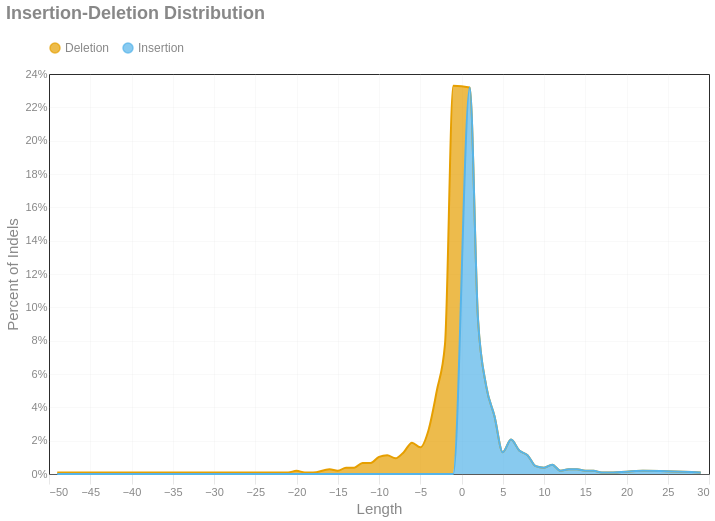

Source (notebook cell):
### Markdown cell above
## Indels
### Indel Lengths
This is the distribution of insertions and deletions based on length and frequency. The deletion
lengths are presented as negative values for visual clarity.

### Code cell
idd = extract_metric(dataL, "IDD")[[2,3]]
idd.columns = ['Length', 'Count']
if len(idd) == 0:
    print_html(f"Skipping - {os.path.basename(infile)} does not contain a IDD section")
else:
    idd['Type'] = ["Insertion" if i > 0 else "Deletion" for i in idd['Length']]

    # Add Percent column (proportion of total count)
    idd['Ratio'] = (idd['Count'] / idd['Count'].sum()).round(4)

    # Add PercentType column (proportion within each Type)
    idd['RatioType'] = idd.groupby('Type')['Count'].transform(lambda x: x / x.sum()).round(4)
    (
        alt.Chart(idd)
        .mark_area(interpolate = "monotone")
        .encode(
            x = 'Length:Q',
            y = alt.Y('Ratio:Q', title = "Percent of Indels").axis(format = "%"),
            color = "Type:N",
            tooltip = [
                'Type:N',
                'Length:Q',
                alt.Tooltip('Ratio:Q', title = 'Percent (all)', format = ".2%"),
                alt.Tooltip('RatioType', title = 'Percent (type)', format = ".2%")
            ]
        )
        .configure_legend(orient = "top")
        .properties(
        title=alt.Title('Insertion-Deletion Distribution'),
        usermeta={'embedOptions': {'downloadFileName': f'indel.distribution'}}
    )
    ).display()

### Figure 1 — Vega-Lite specification as saved in the notebook (floating-point values rounded to 4 significant figures)
{"width": "container", "height": 400, "config": {"title": {"anchor": "start", "dy": -15, "fontSize": 18, "color": "#888888", "subtitleColor": "#888888", "subtitleFontSize": 14}, "arc": {"fill": "#0072B2"}, "axis": {"domainColor": "#888888", "domainWidth": 0.5, "gridWidth": 0.2, "grid": false, "titleFontWeight": 400, "titleFontSize": 15, "labelFontSize": 11, "labelColor": "#888888", "tickColor": "#888888", "tickWidth": 0.2, "titleColor": "#888888"}, "axisBand": {"grid": false}, "axisX": {"grid": true, "tickSize": 10, "domainCap": "round"}, "axisY": {"domain": false, "grid": true, "tickSize": 0, "domainCap": "round"}, "background": "transparent", "header": {"labelFontSize": 15, "labelColor": "#888888", "titleFontSize": 15, "titleFontWeight": 600, "titleColor": "#888888"}, "legend": {"labelFont": "sans-serif", "labelFontSize": 12, "labelColor": "#888888", "symbolSize": 100, "symbolType": "circle", "titleFontSize": 12, "titlePadding": 10, "titleColor": "#888888", "title": "", "orient": "top"}, "range": {"category": ["#E69F00", "#56B4E9", "#009E73", "#F0E442", "#0072B2", "#D55E00", "#CC79A7", "#000000"], "diverging": ["#cfe8f3", "#a2d4ec", "#73bfe2", "#46abdb", "#1696d2", "#12719e"]}, "area": {"fill": "#0072B2", "fillOpacity": 0.7, "line": true, "strokeOpacity": 0.7}, "line": {"color": "#0072B2", "stroke": "#0072B2", "strokewidth": 5}, "trail": {"color": "#0072B2", "stroke": "#0072B2", "strokeWidth": 0, "size": 1}, "path": {"stroke": "#0072B2", "strokeWidth": 0.5}, "point": {"filled": true}, "text": {"color": "#888888", "fontSize": 11, "align": "right", "fontWeight": 400, "size": 11}, "bar": {"fill": "#0072B2", "stroke": false}, "view": {"stroke": "none", "continuousWidth": 660, "continuousHeight": 400}}, "data": {"name": "data-326bfaba02f7e31efd60c5b65c4cc3ec"}, "mark": {"type": "area", "interpolate": "monotone"}, "encoding": {"color": {"field": "Type", "type": "nominal"}, "tooltip": [{"field": "Type", "type": "nominal"}, {"field": "Length", "type": "quantitative"}, {"field": "Ratio", "format": ".2%", "title": "Percent (all)", "type": "quantitative"}, {"field": "RatioType", "format": ".2%", "title": "Percent (type)", "type": "quantitative"}], "x": {"field": "Length", "type": "quantitative"}, "y": {"axis": {"format": "%"}, "field": "Ratio", "title": "Percent of Indels", "type": "quantitative"}}, "title": {"text": "Insertion-Deletion Distribution"}, "usermeta": {"embedOptions": {"downloadFileName": "indel.distribution"}}, "$schema": "https://vega.github.io/schema/vega-lite/v6.1.0.json", "datasets": {"data-326bfaba02f7e31efd60c5b65c4cc3ec": [{"Length": -49, "Count": 1, "Type": "Deletion", "Ratio": 0.0009, "RatioType": 0.0019}, {"Length": -30, "Count": 1, "Type": "Deletion", "Ratio": 0.0009, "RatioType": 0.0019}, {"Length": -22, "Count": 1, "Type": "Deletion", "Ratio": 0.0009, "RatioType": 0.0019}, {"Length": -21, "Count": 1, "Type": "Deletion", "Ratio": 0.0009, "RatioType": 0.0019}, {"Length": -20, "Count": 2, "Type": "Deletion", "Ratio": 0.0019, "RatioType": 0.0038}, {"Length": -19, "Count": 1, "Type": "Deletion", "Ratio": 0.0009, "RatioType": 0.0019}, {"Length": -18, "Count": 1, "Type": "Deletion", "Ratio": 0.0009, "RatioType": 0.0019}, {"Length": -16, "Count": 3, "Type": "Deletion", "Ratio": 0.0028, "RatioType": 0.0056}, {"Length": -15, "Count": 2, "Type": "Deletion", "Ratio": 0.0019, "RatioType": 0.0038}, {"Length": -14, "Count": 4, "Type": "Deletion", "Ratio": 0.0038, "RatioType": 0.0075}, {"Length": -13, "Count": 4, "Type": "Deletion", "Ratio": 0.0038, "RatioType": 0.0075}, {"Length": -12, "Count": 7, "Type": "Deletion", "Ratio": 0.0066, "RatioType": 0.0132}, {"Length": -11, "Count": 7, "Type": "Deletion", "Ratio": 0.0066, "RatioType": 0.0132}, {"Length": -10, "Count": 11, "Type": "Deletion", "Ratio": 0.0103, "RatioType": 0.0207}, {"Length": -9, "Count": 12, "Type": "Deletion", "Ratio": 0.0113, "RatioType": 0.0226}, {"Length": -8, "Count": 10, "Type": "Deletion", "Ratio": 0.0094, "RatioType": 0.0188}, {"Length": -7, "Count": 14, "Type": "Deletion", "Ratio": 0.0131, "RatioType": 0.0264}, {"Length": -6, "Count": 20, "Type": "Deletion", "Ratio": 0.0188, "RatioType": 0.0377}, {"Length": -5, "Count": 17, "Type": "Deletion", "Ratio": 0.016, "RatioType": 0.032}, {"Length": -4, "Count": 28, "Type": "Deletion", "Ratio": 0.0263, "RatioType": 0.0527}, {"Length": -3, "Count": 53, "Type": "Deletion", "Ratio": 0.0498, "RatioType": 0.0998}, {"Length": -2, "Count": 83, "Type": "Deletion", "Ratio": 0.0779, "RatioType": 0.1563}, {"Length": -1, "Count": 248, "Type": "Deletion", "Ratio": 0.2329, "RatioType": 0.467}, {"Length": 1, "Count": 247, "Type": "Insertion", "Ratio": 0.2319, "RatioType": 0.4625}, {"Length": 2, "Count": 99, "Type": "Insertion", "Ratio": 0.093, "RatioType": 0.1854}, {"Length": 3, "Count": 56, "Type": "Insertion", "Ratio": 0.0526, "RatioType": 0.1049}, {"Length": 4, "Count": 37, "Type": "Insertion", "Ratio": 0.0347, "RatioType": 0.0693}, {"Length": 5, "Count": 14, "Type": "Insertion", "Ratio": 0.0131, "RatioType": 0.0262}, {"Length": 6, "Count": 22, "Type": "Insertion", "Ratio": 0.0207, "RatioType": 0.0412}, {"Length": 7, "Count": 15, "Type": "Insertion", "Ratio": 0.0141, "RatioType": 0.0281}, {"Length": 8, "Count": 12, "Type": "Insertion", "Ratio": 0.0113, "RatioType": 0.0225}, {"Length": 9, "Count": 5, "Type": "Insertion", "Ratio": 0.0047, "RatioType": 0.0094}, {"Length": 10, "Count": 4, "Type": "Insertion", "Ratio": 0.0038, "RatioType": 0.0075}, {"Length": 11, "Count": 6, "Type": "Insertion", "Ratio": 0.0056, "RatioType": 0.0112}, {"Length": 12, "Count": 2, "Type": "Insertion", "Ratio": 0.0019, "RatioType": 0.0037}, {"Length": 13, "Count": 3, "Type": "Insertion", "Ratio": 0.0028, "RatioType": 0.0056}, {"Length": 14, "Count": 3, "Type": "Insertion", "Ratio": 0.0028, "RatioType": 0.0056}, {"Length": 15, "Count": 2, "Type": "Insertion", "Ratio": 0.0019, "RatioType": 0.0037}, {"Length": 16, "Count": 2, "Type": "Insertion", "Ratio": 0.0019, "RatioType": 0.0037}, {"Length": 17, "Count": 1, "Type": "Insertion", "Ratio": 0.0009, "RatioType": 0.0019}, {"Length": 18, "Count": 1, "Type": "Insertion", "Ratio": 0.0009, "RatioType": 0.0019}, {"Length": 22, "Count": 2, "Type": "Insertion", "Ratio": 0.0019, "RatioType": 0.0037}, {"Length": 29, "Count": 1, "Type": "Insertion", "Ratio": 0.0009, "RatioType": 0.0019}]}}
